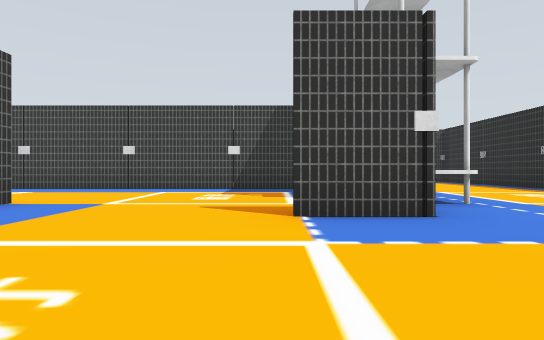
view 1 (above)

12 first-person views from a walk through a world built for the Gazebo simulator. The camera is 0.09 m above the floor, looks level and sees 75° across. The floor is counted in squares, 0.2 m on a side. Each view is taken from the middle of a square. On the plan, view 1 faces up. The plan holds only what a view shows up to about 9 squares ahead; the rest is blank. Some surface patterns are stand-ins.

view 2
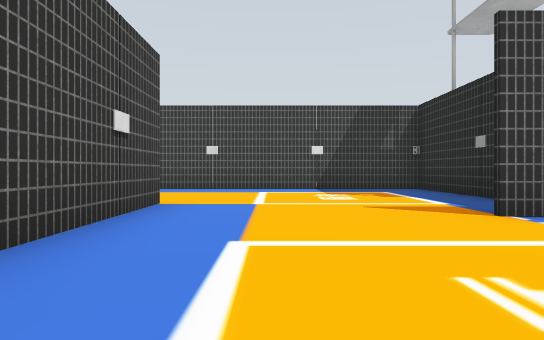

view 3
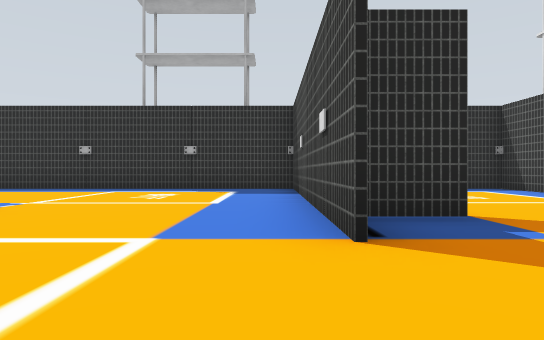

view 4
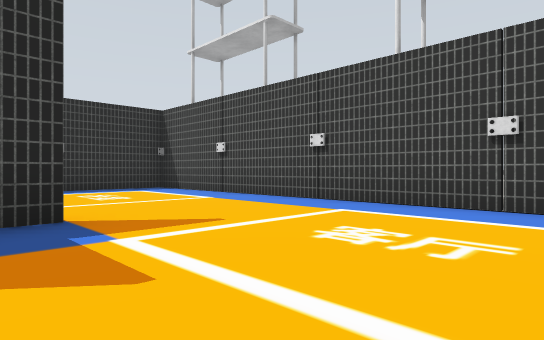

view 5
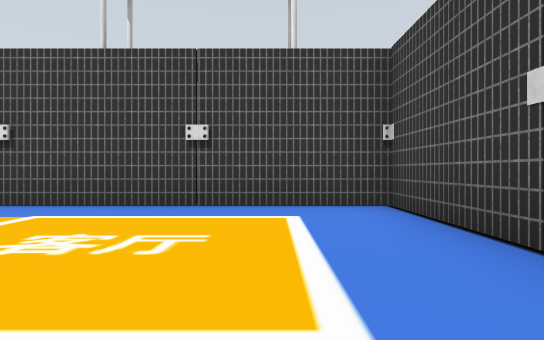

view 6
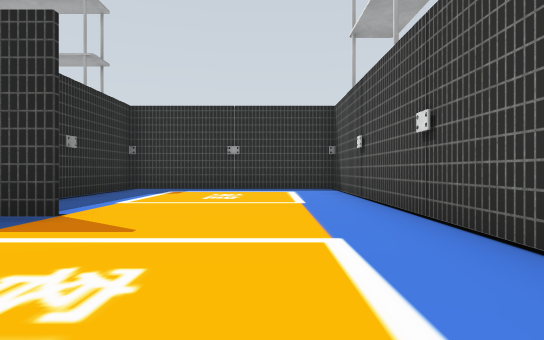

view 7
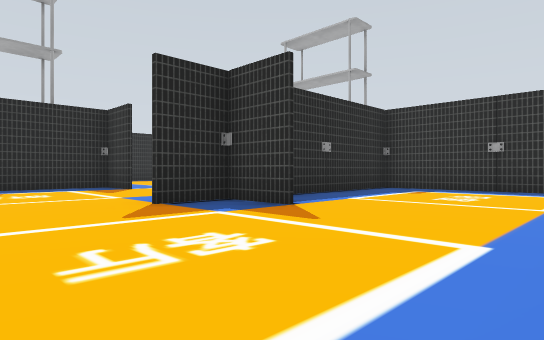

view 8
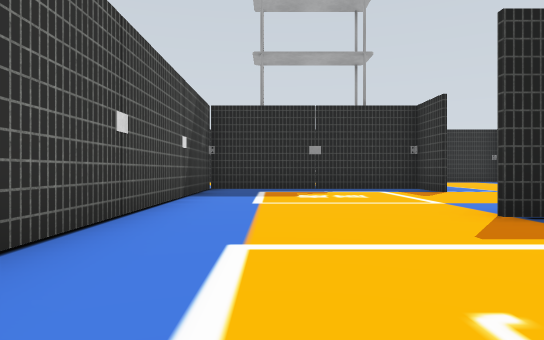

view 9
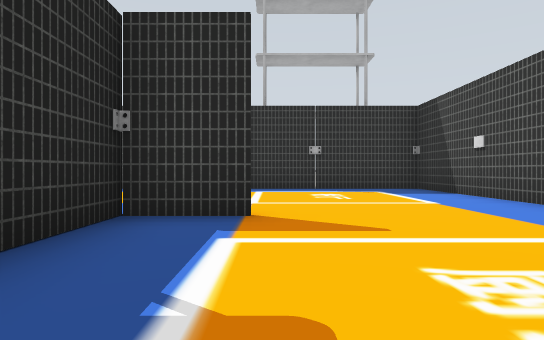

view 10
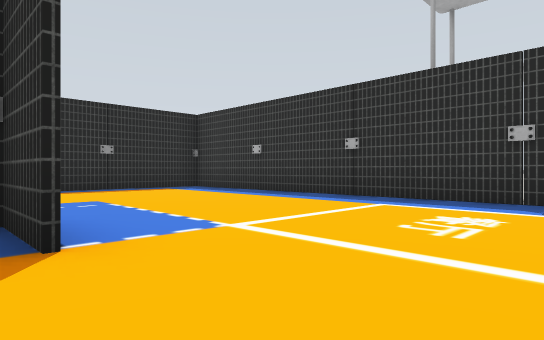

view 11
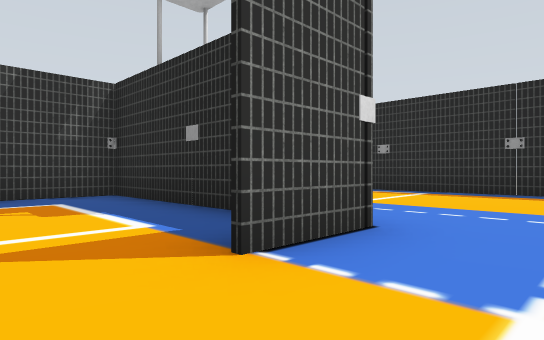

view 12
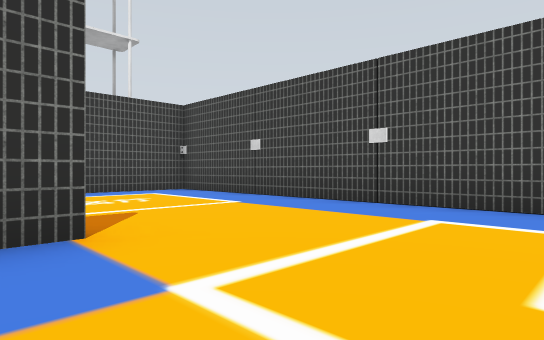

### Floor plan
Ten units are one square. View 1 is at (0, 0); x grows to the right and y downward. Boxes are objects, and circles mark ways between rooms. Rooms are numbered by the first view taken in them; rooms with no view inside come last. Other rooms are left out.
<svg viewBox="-90 -90 110 111">
<path fill="none" stroke="#000" d="M-35 -34 -35 15M-40 16 5 16M1 -36 15 -36 15 -85 -35 -85M-35 -49 -35 -34M-50 -36 -36 -36M-35 -85 -85 -85 -85 16 -40 16M-36 16 -36 -49"/>
<circle cx="-15" cy="-40" r="3" fill="#2a7"/>
<circle cx="-40" cy="-65" r="3" fill="#2a7"/>
<text x="-20" y="-10">1</text>
<text x="-10" y="-60">2</text>
<text x="-60" y="-40">3</text>
</svg>
Room 1 opens to room 2. Room 2 opens to room 3.

Where each view was taken, in squares from view 1:
view 1: 0 up, 0 right, facing up
view 2: 0 up, 2 left, facing up
view 3: 7 up, 3 left, facing down
view 4: 7 up, 4 left, facing down-left
view 5: 7 up, 4 left, facing left
view 6: 7 up, 7 left, facing down
view 7: 7 up, 8 left, facing down-right
view 8: 7 up, 7 left, facing right
view 9: 7 up, 0 right, facing down
view 10: 4 up, 2 left, facing down-right
view 11: 2 up, 1 left, facing up-right
view 12: 4 up, 1 left, facing up-left
